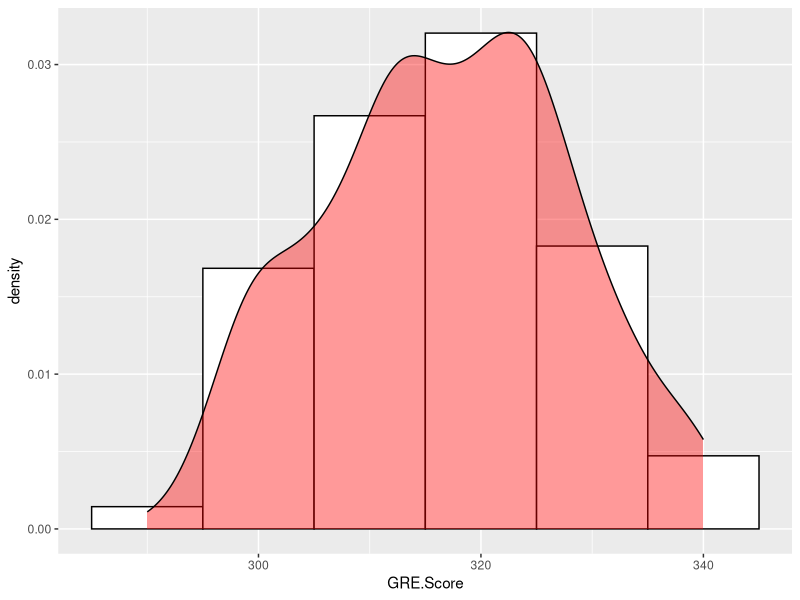
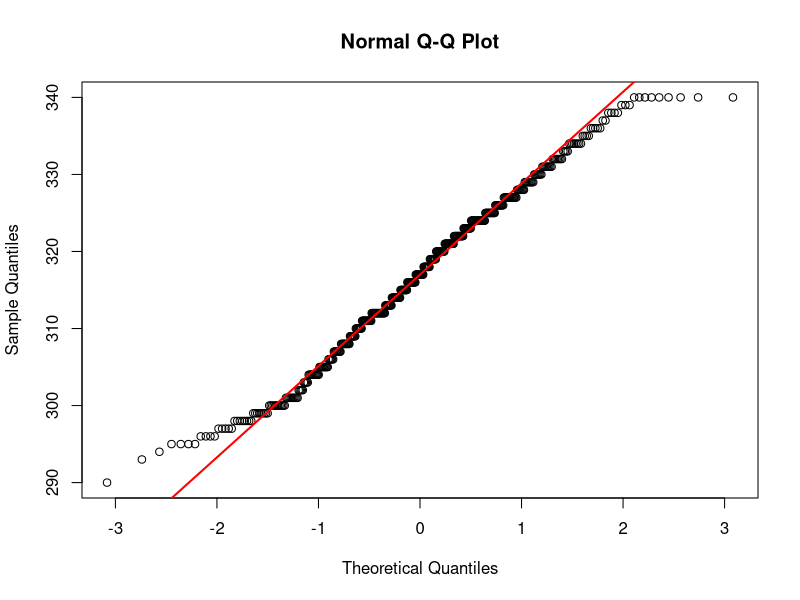
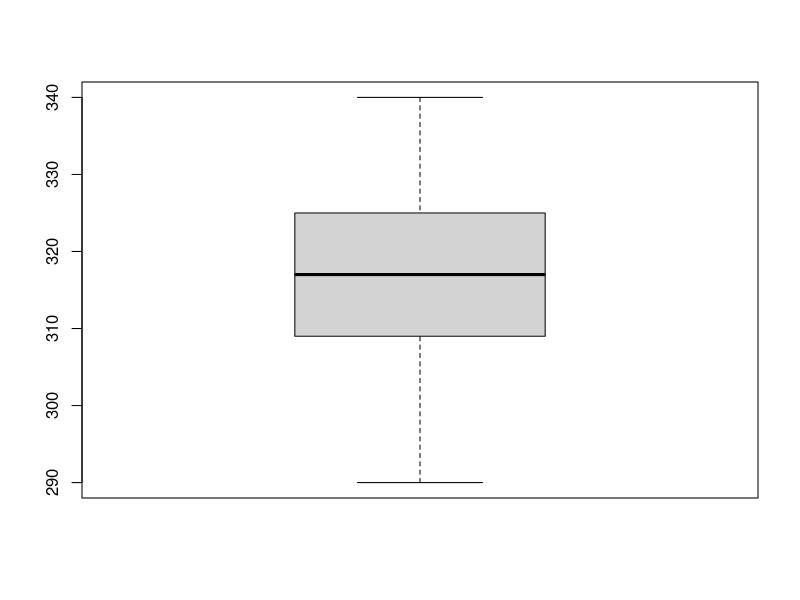
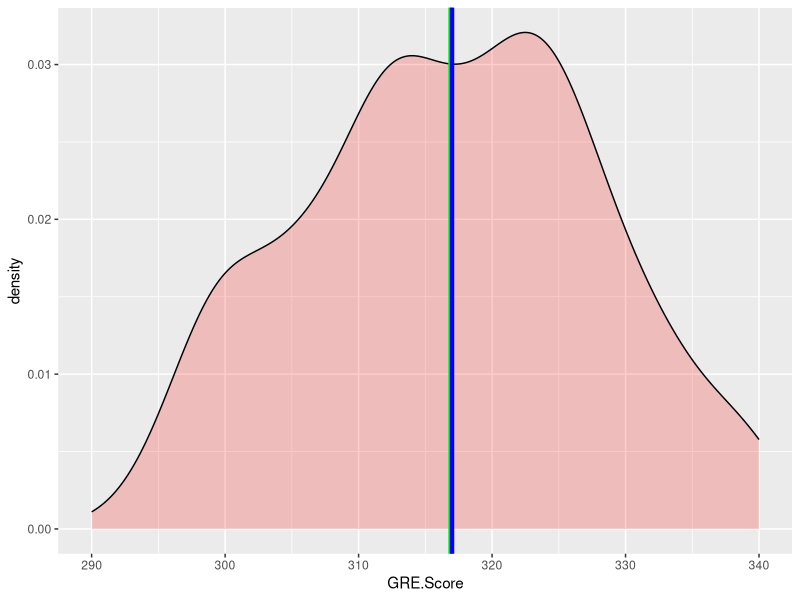
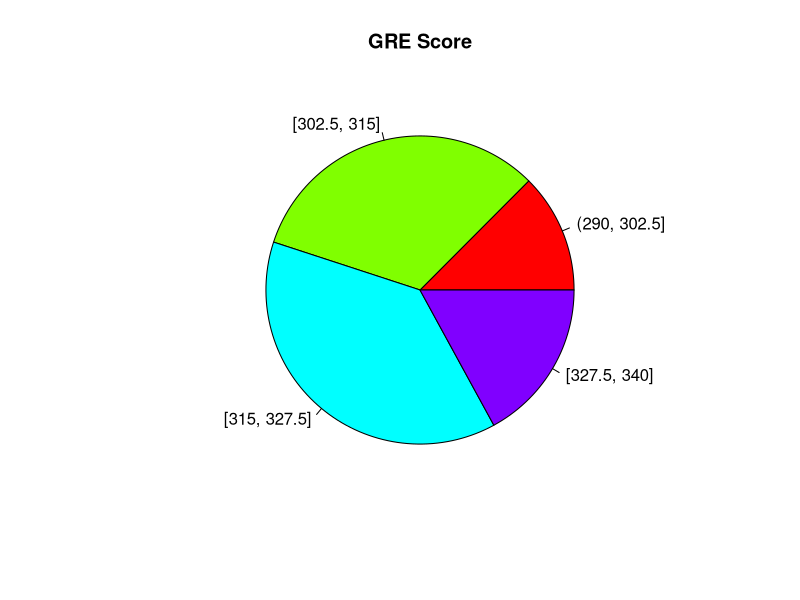
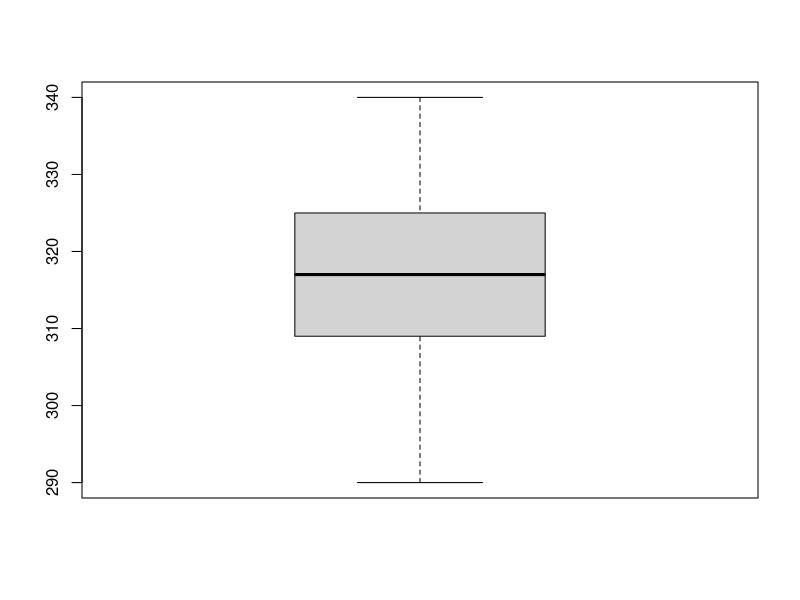

Generate these figures, in order, with R:
## Part 0
df <- read.csv(file = "./dataset/UniversityAdmissions.csv", header = TRUE,  sep = ",", row.names = NULL,  stringsAsFactors = FALSE)
dim(df)
colnames(df)[apply(df, 2, anyNA)]
sum(is.na(df$CGPA))
df <- na.omit(df)
dim(df)

## Part 1
library(ggplot2)
colData = df$GRE.Score

# A.
summary(colData)
ggplot(df, aes(x=GRE.Score)) +
    geom_histogram(binwidth=10, aes(y=..density..), color="black", fill="white") +
    geom_density(alpha=.4, fill="red")

# B.
qqnorm(colData)
qqline(colData, col = "red", lwd = 2)

# C.
library(e1071)
skewness(colData)

# D.
boxplot(colData)

# E.
mean(colData)
median(colData)
var(colData)
sqrt(var(colData))

# F.
ggplot(df, aes(x=GRE.Score)) +
    geom_density(alpha=.2, fill="red") +
    geom_vline(xintercept=mean(colData), size=1.5, color="green") +
    geom_vline(xintercept=median(colData), size=1.5, color="blue")

# G.
intervalNum <- 4
minData <- min(colData)
maxData <- max(colData)
intervalLength <- (maxData - minData) / intervalNum

intervals <- c()
labels <- c()
for (i in 0:intervalNum) {
    newVal <- minData + i * intervalLength
    if (i > 0) {
        lastVal <- tail(intervals, n=1)
        labels <- append(labels, sprintf("%s%s, %s]", if(i == 1) '(' else '[', lastVal, newVal))
    }
    intervals <- append(intervals, newVal)
}
slices <- cut(colData, breaks=intervals, include.lowest=TRUE)

pie(
    as.data.frame(table(slices))$Freq,
    labels=labels,
    col=rainbow(length(intervals) - 1),
    main="GRE Score"
)

# H.
quantile(colData)
boxplot(colData)


## Part2
